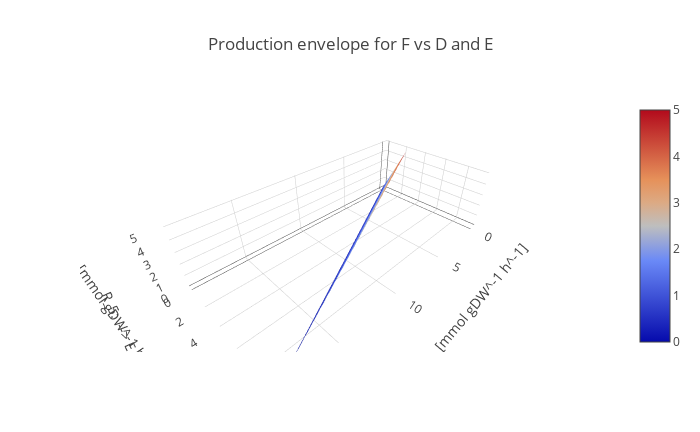

Notebook code cell kept with this figure:
### Code cell
abc_model = cobra.io.load_json_model('ABC/ABC_model.json')  # Stoichiometric matrix loaded
abc_model.reactions.R_1.upper_bound = 10                    # Uptake rate is 10 mmol/hour
abc_model.reactions.R_3.upper_bound = 0                     # An-E-robic growth
F_vs_D_and_E = production_envelope(abc_model,
                                variables=[abc_model.reactions.R_8,  # Growth rate <= i
                                           abc_model.reactions.R_5],  # Growth rate <= j
                                objective=abc_model.reactions.R_9,
                             points=101)    # Engineering objective (bioproduct)

result_df = result.data_frame.rename(columns=dict(R_8='growth_rate',
                                objective_upper_bound='bioproduct_maximum',
                                objective_lower_bound='bioproduct_minimum'))
#result_df[['growth_rate','bioproduct_maximum', 'bioproduct_minimum']]

F_vs_D_and_E.plot(title='Production envelope for F vs D and E')

### Figure 1 — Plotly figure (JSON) as saved in the notebook; plotly's stock layout.template omitted (floating-point values rounded to 4 significant figures; data arrays with more than 128 entries replaced by an {"elided": "..."} marker saying what was removed)
{"data": [{"hoverinfo": "none", "name": "WT", "surfacecolor": "#B3E2CD", "type": "surface", "x": [0, 0.2, 0.4, 0.6, 0.8, 1, 1.2, 1.4, 1.6, 1.8, 2, 2.2, 2.4, 2.6, 2.8, 3, 3.2, 3.4, 3.6, 3.8, 4, 4.2, 4.4, 4.6, 4.8, 5, 5.2, 5.4, 5.6, 5.8, 6, 6.2, 6.4, 6.6, 6.8, 7, 7.2, 7.4, 7.6, 7.8, 8, 8.2, 8.4, 8.6, 8.8, 9, 9.2, 9.4, 9.6, 9.8, 10, 10.2, 10.4, 10.6, 10.8, 11, 11.2, 11.4, 11.6, 11.8, 12, 12.2, 12.4, 12.6, 12.8, 13, 13.2, 13.4, 13.6, 13.8, 14, 14.2, 14.4, 14.6, 14.8, 15, 15.2, 15.4, 15.6, 15.8, 16, 16.2, 16.4, 16.6, 16.8, 17, 17.2, 17.4, 17.6, 17.8, 18, 18.2, 18.4, 18.6, 18.8, 19, 19.2, 19.4, 19.6, 19.8, 20], "y": [0, 0.1, 0.2, 0.3, 0.4, 0.5, 0.6, 0.7, 0.8, 0.9, 1, 1.1, 1.2, 1.3, 1.4, 1.5, 1.6, 1.7, 1.8, 1.9, 2, 2.1, 2.2, 2.3, 2.4, 2.5, 2.6, 2.7, 2.8, 2.9, 3, 3.1, 3.2, 3.3, 3.4, 3.5, 3.6, 3.7, 3.8, 3.9, 4, 4.1, 4.2, 4.3, 4.4, 4.5, 4.6, 4.7, 4.8, 4.9, 5, 5.1, 5.2, 5.3, 5.4, 5.5, 5.6, 5.7, 5.8, 5.9, 6, 6.1, 6.2, 6.3, 6.4, 6.5, 6.6, 6.7, 6.8, 6.9, 7, 7.1, 7.2, 7.3, 7.4, 7.5, 7.6, 7.7, 7.8, 7.9, 8, 8.1, 8.2, 8.3, 8.4, 8.5, 8.6, 8.7, 8.8, 8.9, 9, 9.1, 9.2, 9.3, 9.4, 9.5, 9.6, 9.7, 9.8, 9.9, 10], "z": {"elided": "101x101 float values"}}], "layout": {"height": 432, "scene": {"xaxis": {"title": "R_8: D -->  [mmol gDW^-1 h^-1]"}, "yaxis": {"title": "R_5:  --> E [mmol gDW^-1 h^-1]"}, "zaxis": {"title": "R_9: F -->  [mmol gDW^-1 h^-1]"}}, "title": "Production envelope for F vs D and E", "width": 700}}
